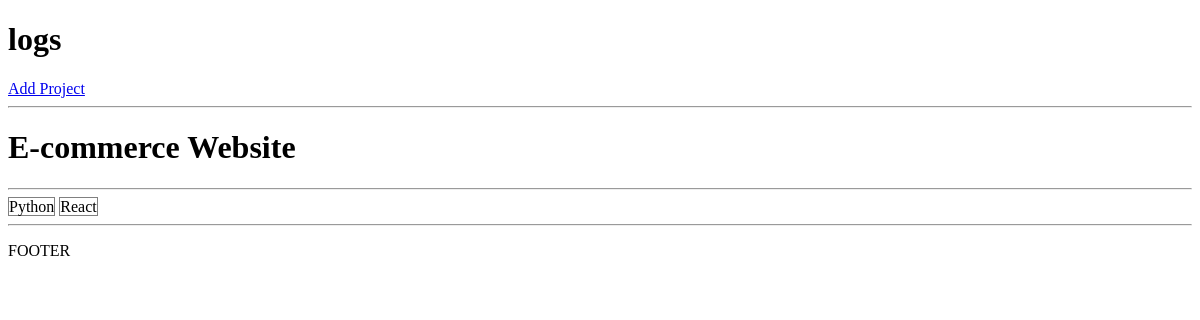
Before: /project/d7ac1afa-4c60-4ff9-8fd5-41d4459c62c2/ with the older database file.
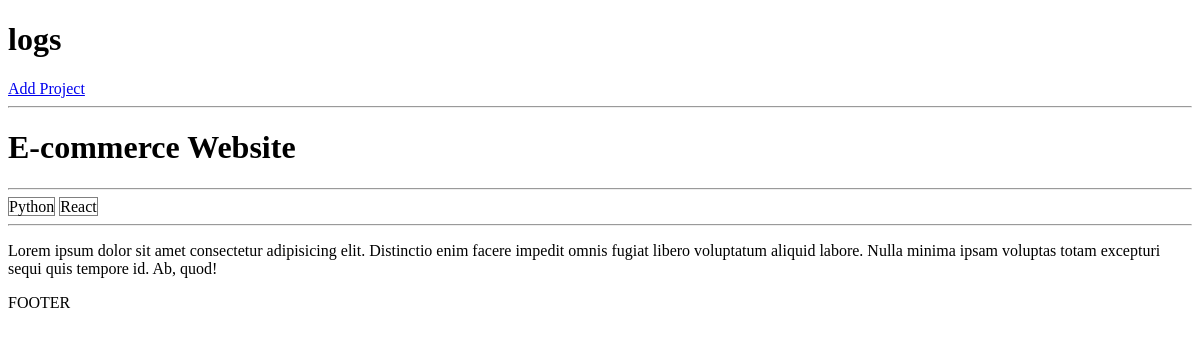
After: the same page with the newer database file.
### projects/models.py (models this page shows, shortened)
class Project(models.Model):
    title = models.CharField(max_length=200)
    description = models.TextField(null=True,blank=True)
    demo_link = models.CharField(max_length=2000,null=True,blank=True)
    source_link = models.CharField(max_length=2000,null=True,blank=True)
    tags = models.ManyToManyField('Tag',blank=True)
    vote_total = models.IntegerField(default=0,null=True,blank=True)
    vote_ratio = models.IntegerField(default=0,null=True,blank=True)
    created = models.DateTimeField(auto_now_add=True)
    id = models.UUIDField(default=uuid.uuid4,unique=True,primary_key=True,editable=False)

### projects/views.py (the view)
# urls.py: path('project/<str:pk>/', views.project, name='project'),
def project(request, pk):
    projectObj = Project.objects.get(id=pk)
    tags = projectObj.tags.all()
    return render(request, 'projects/single-project.html', {'project': projectObj,'tags':tags})

### projects/models.py (called while the page is built)
    def __str__(self):
        return  self.name

### projects/templates/projects/single-project.html (shortened to what this page needs)
{% extends 'main.html' %}
{% block content %}
  <h1>{{ project.title }}</h1>
  <hr>
  {% for tag in project.tags.all %}
<span style="border: 1px solid grey">{{tag}}</span>
  {% endfor %}
  <hr>
  <p>{{ project.description }}</p>
{% endblock content %}

Changed rows visible on the page:
changed Project "E-commerce Website": description (not shown) → "Lorem ipsum dolor sit amet consectetur adipisicing elit. Distinctio enim facere impedit omnis fugiat libero voluptatum aliquid labore. Nulla minima ipsam voluptas totam excepturi sequi quis tempore id. Ab, quod!"
